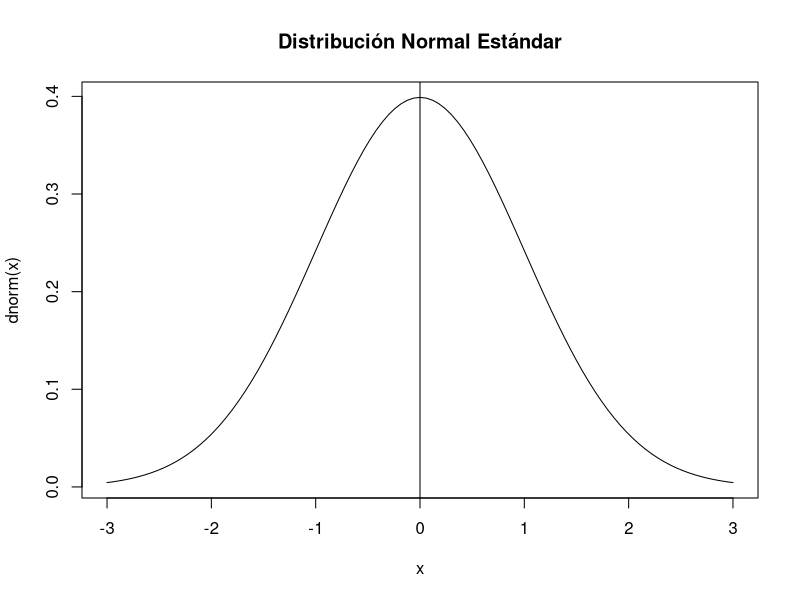
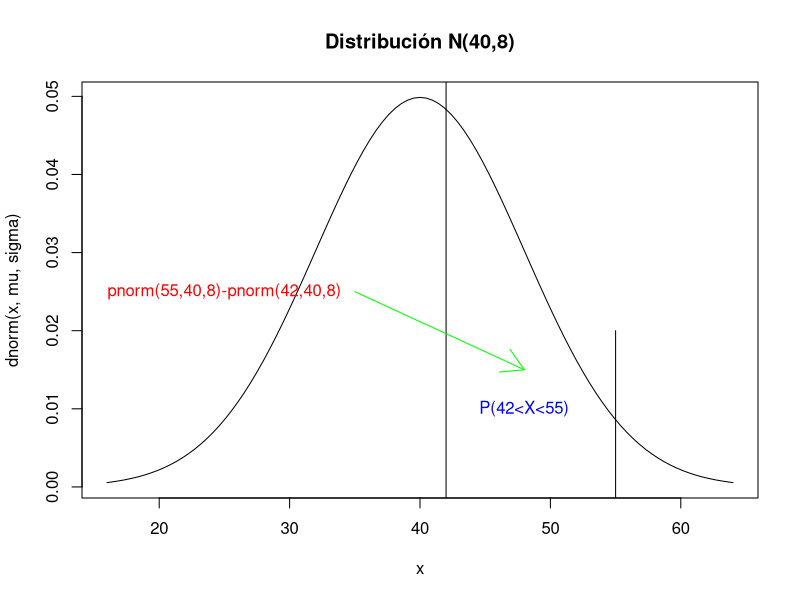
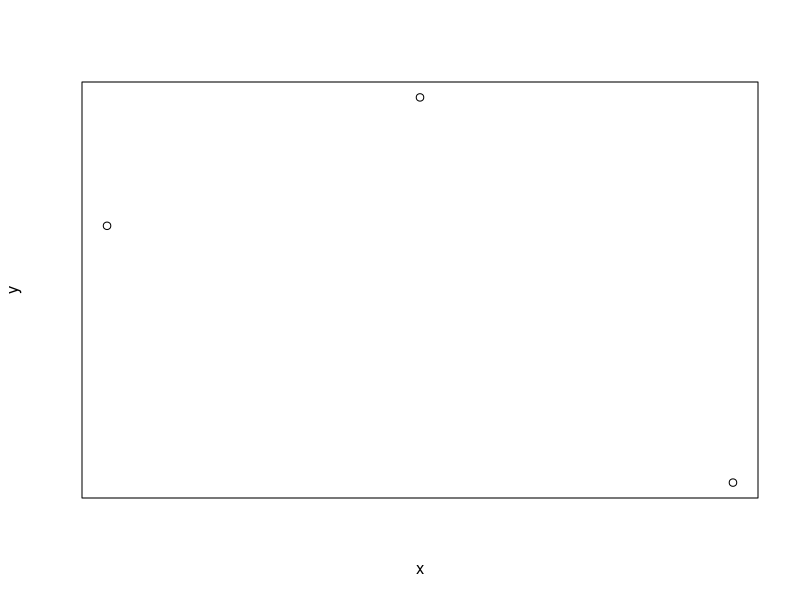

Generate these figures, in order, with R:
## ---- chunk 1
options(digits = 4)
curve(dnorm(x),-3,3,main="Distribución Normal Estándar")
abline(v=0,add=TRUE)
## ---- chunk 2
pnorm(2)
1-pnorm(-1)
pnorm(2.5)-pnorm(1)
## ---- chunk 3
mu =40
sigma = 8
curve(dnorm(x,mu,sigma),main="Distribución N(40,8)",16,64)
segments(42,-1,42,0.15, add=TRUE)
segments(55,-1,55,0.02,add=TRUE)
text(x = 48, y = 0.01, labels = "P(42<X<55)", col = "blue")
text(x = 25, y = 0.025, labels = "pnorm(55,40,8)-pnorm(42,40,8)", col = "red")
arrows(35,0.025,48,0.015,col = 'green')
## ---- chunk 4
x=c(1,2,3)
y=c(4,5,2)
plot(x, y, xaxt = "n", yaxt = "n")
